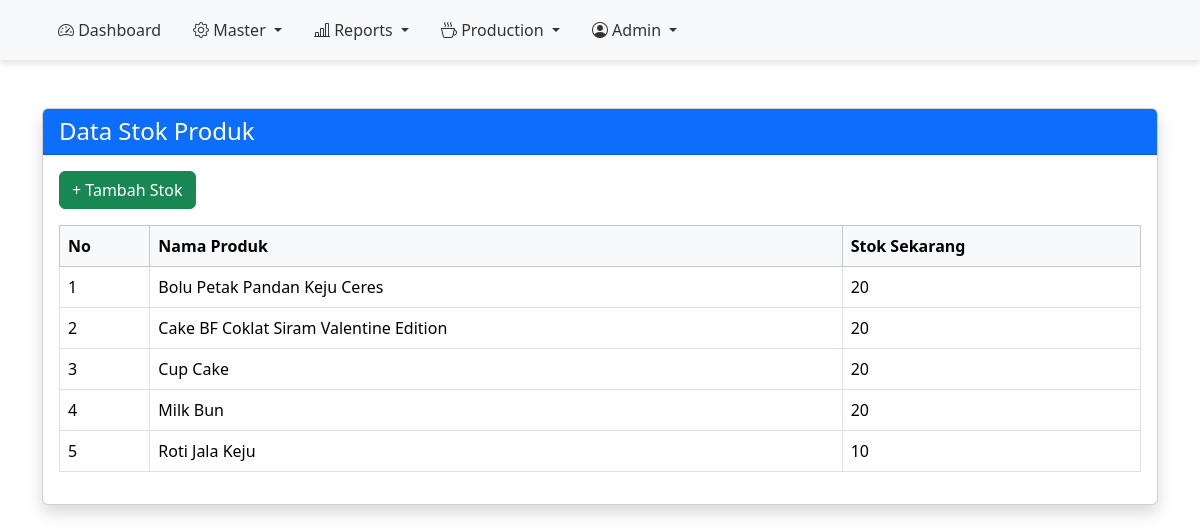
Page /Admin/product-stock.php (signed in) on the earlier database version.
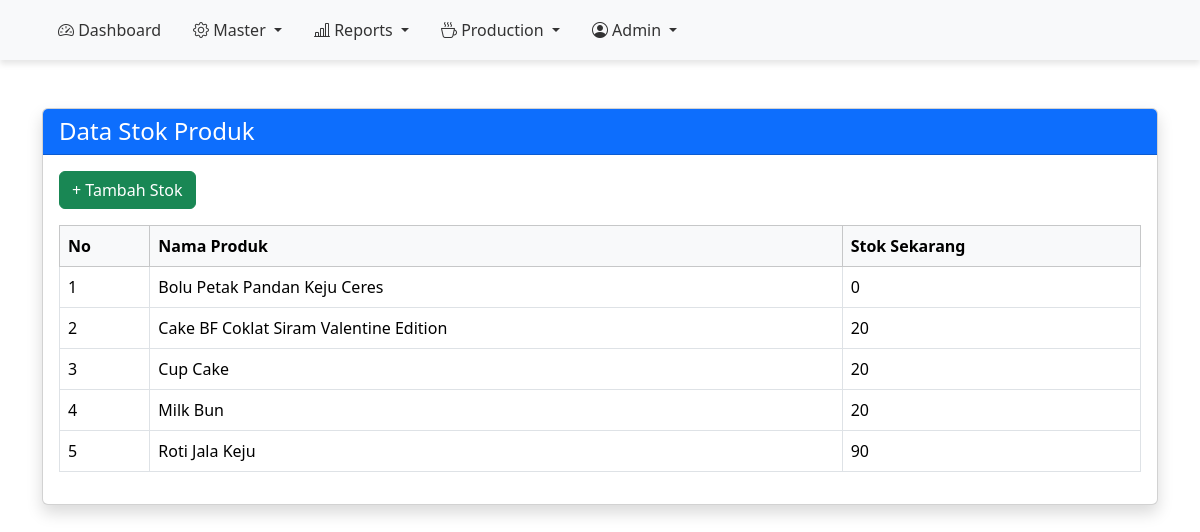
Same page on the later database version.
### Admin/product-stock.php (the view, shortened to what this page needs)
<?php
include '../config.php';
$result = mysqli_query($conn, "SELECT * FROM `bo-product`");
?>
<!DOCTYPE html>
<html lang="id">
<head>
    <link href="https://cdn.jsdelivr.net/npm/bootstrap@5.3.2/dist/css/bootstrap.min.css" rel="stylesheet">
</head>
<body>
    <?php include "../Layout/sidebar.php"; ?>
    <div class="container mt-5">
        <div class="card shadow">
            <div class="card-header bg-primary text-white">
                <h4 class="mb-0">Data Stok Produk</h4>
            </div>
            <div class="card-body">
                <a href="tambah-stock.php" class="btn btn-success mb-3">+ Tambah Stok</a>
                <table class="table table-bordered">
                    <thead class="table-light">
                        <tr>
                            <th>No</th>
                            <th>Nama Produk</th>
                            <th>Stok Sekarang</th>
                        </tr>
                    </thead>
                    <tbody>
                        <?php
                        $no = 1;
                        while ($row = mysqli_fetch_assoc($result)) : ?>
                            <tr>
                                <td><?= $no++ ?></td>
                                <td><?= $row['name_product'] ?></td>
                                <td><?= $row['stock_product'] ?></td>
                            </tr>
                        <?php endwhile; ?>
                    </tbody>
                </table>
            </div>
        </div>
    </div>
</body>
</html>

Differences in the rows shown:
changed bo-product "Bolu Petak Pandan Keju Ceres": stock_product "20" → "0"
changed bo-product "Roti Jala Keju": stock_product "10" → "90"
